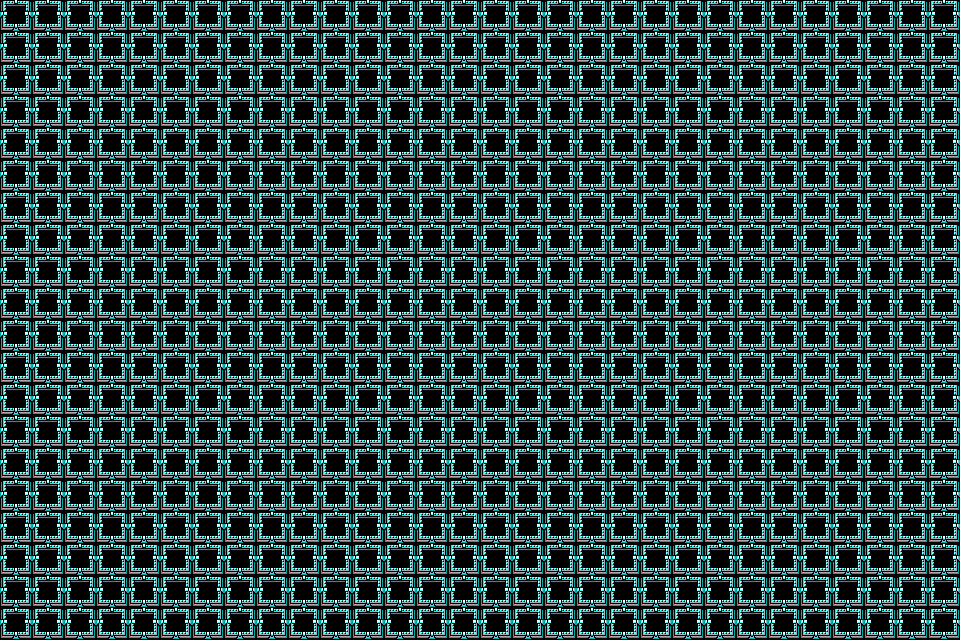

A level layout from a 2D game, rendered from its tile map. Below: a short description, then the map file with its tile-grid data intact:
An orthogonal 30x20 tile map with 32x32 px tiles, 1 tile layer (Tile Layer 1).

<map version="1.8" tiledversion="1.8.5" orientation="orthogonal" renderorder="right-down" width="30" height="20" tilewidth="32" tileheight="32" infinite="0" nextlayerid="2" nextobjectid="1">
 <tileset firstgid="1" source="Jerom_topRL_CCBYSA3.tsx" />
 <layer id="1" name="Tile Layer 1" width="30" height="20">
  <data encoding="csv">
4,4,4,4,4,4,4,4,4,4,4,4,4,4,4,4,4,4,4,4,4,4,4,4,4,4,4,4,4,4,
4,4,4,4,4,4,4,4,4,4,4,4,4,4,4,4,4,4,4,4,4,4,4,4,4,4,4,4,4,4,
4,4,4,4,4,4,4,4,4,4,4,4,4,4,4,4,4,4,4,4,4,4,4,4,4,4,4,4,4,4,
4,4,4,4,4,4,4,4,4,4,4,4,4,4,4,4,4,4,4,4,4,4,4,4,4,4,4,4,4,4,
4,4,4,4,4,4,4,4,4,4,4,4,4,4,4,4,4,4,4,4,4,4,4,4,4,4,4,4,4,4,
4,4,4,4,4,4,4,4,4,4,4,4,4,4,4,4,4,4,4,4,4,4,4,4,4,4,4,4,4,4,
4,4,4,4,4,4,4,4,4,4,4,4,4,4,4,4,4,4,4,4,4,4,4,4,4,4,4,4,4,4,
4,4,4,4,4,4,4,4,4,4,4,4,4,4,4,4,4,4,4,4,4,4,4,4,4,4,4,4,4,4,
4,4,4,4,4,4,4,4,4,4,4,4,4,4,4,4,4,4,4,4,4,4,4,4,4,4,4,4,4,4,
4,4,4,4,4,4,4,4,4,4,4,4,4,4,4,4,4,4,4,4,4,4,4,4,4,4,4,4,4,4,
4,4,4,4,4,4,4,4,4,4,4,4,4,4,4,4,4,4,4,4,4,4,4,4,4,4,4,4,4,4,
4,4,4,4,4,4,4,4,4,4,4,4,4,4,4,4,4,4,4,4,4,4,4,4,4,4,4,4,4,4,
4,4,4,4,4,4,4,4,4,4,4,4,4,4,4,4,4,4,4,4,4,4,4,4,4,4,4,4,4,4,
4,4,4,4,4,4,4,4,4,4,4,4,4,4,4,4,4,4,4,4,4,4,4,4,4,4,4,4,4,4,
4,4,4,4,4,4,4,4,4,4,4,4,4,4,4,4,4,4,4,4,4,4,4,4,4,4,4,4,4,4,
4,4,4,4,4,4,4,4,4,4,4,4,4,4,4,4,4,4,4,4,4,4,4,4,4,4,4,4,4,4,
4,4,4,4,4,4,4,4,4,4,4,4,4,4,4,4,4,4,4,4,4,4,4,4,4,4,4,4,4,4,
4,4,4,4,4,4,4,4,4,4,4,4,4,4,4,4,4,4,4,4,4,4,4,4,4,4,4,4,4,4,
4,4,4,4,4,4,4,4,4,4,4,4,4,4,4,4,4,4,4,4,4,4,4,4,4,4,4,4,4,4,
4,4,4,4,4,4,4,4,4,4,4,4,4,4,4,4,4,4,4,4,4,4,4,4,4,4,4,4,4,4
</data>
 </layer>
</map>
